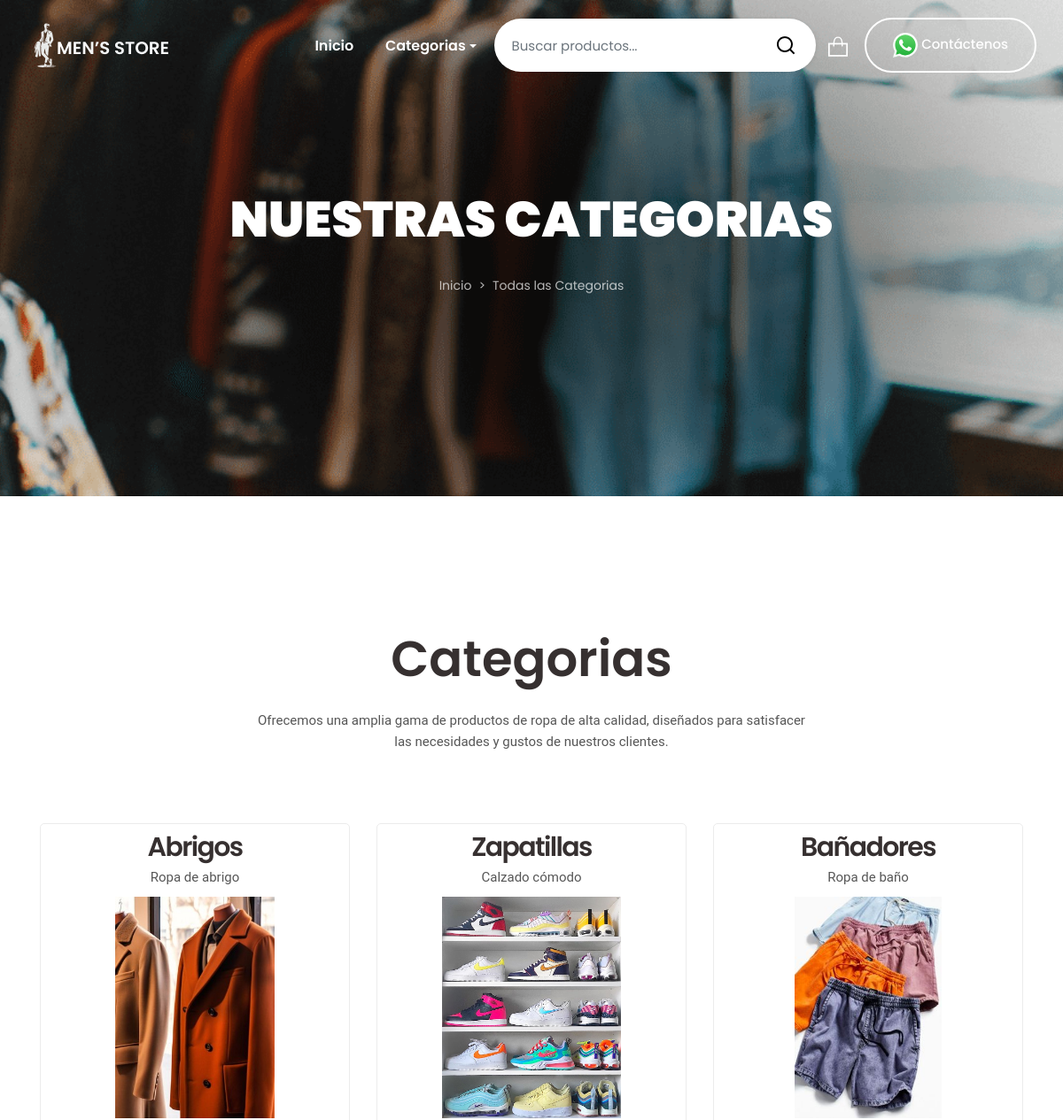
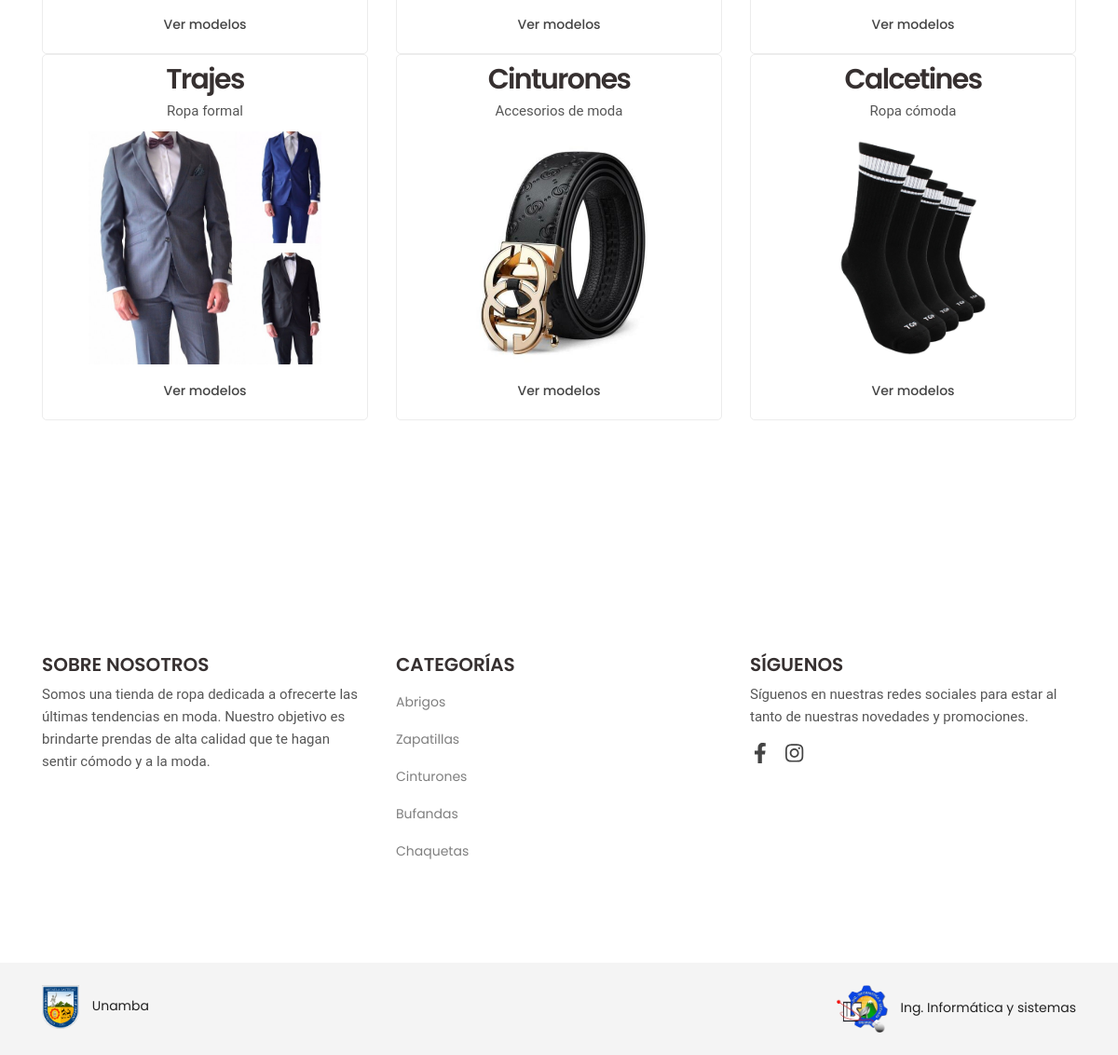
/cliente/categoria/todascategorias.php, run on the app's committed database (2 pictures, top to bottom).
### tables this page shows
CREATE TABLE `categoria` (
  `catId` int(11) NOT NULL,
  `catNombre` varchar(100) DEFAULT NULL,
  `catDescripcion` varchar(255) DEFAULT NULL,
  `catDetalle` varchar(100) DEFAULT NULL,
  `catImg` varchar(255) DEFAULT NULL,
  `catFechaRegis` datetime DEFAULT current_timestamp() ON UPDATE current_timestamp()
);

### cliente/categoria/todascategorias.php (the view, shortened to what this page needs)
 <?php include "../header.php"; ?>
 <section class="align-items-center-categories">
     <div class="container">
         <div class="row">
             <div class="col-12">
                 <div class="text-categories text-center">
                     <h1 class="text-white text-uppercase mb-3"><strong> NUESTRAS CATEGORIAS </strong></h1>
                     <ol class="breadcrumb d-flex justify-content-center">
                         <li class="breadcrumb-item"><a class="white-70" href="index.html">Inicio</a></li>
                         <li class="breadcrumb-item white-70">Todas las Categorias</li>
                     </ol>
                 </div>
             </div>
         </div>
         <div class="fond-section-categories">
             <img src="../recursos/img/welcome/all-categories.png" alt="section-all-categorias">
         </div>
     </div>
 </section>
 <section id="service" class="section service-area ptb_150">
     <div class="shape shape-top">
     </div>
     <div class="container">
         <div class="row justify-content-center">
             <div class="col-12 col-md-10 col-lg-7">
                 <div class="section-heading text-center">
                     <h1>Categorias</h1>
                     <p class="d-none d-sm-block mt-4">Ofrecemos una amplia gama de productos de ropa de alta calidad, diseñados para satisfacer las necesidades y gustos de nuestros clientes.</p>
                 </div>
             </div>
         </div>
         <div class="row">
             <?php
                $qs = "SELECT * FROM categoria ORDER BY catId DESC LIMIT 6";
                $r1 = mysqli_query($con, $qs);
                while ($rod = mysqli_fetch_array($r1)) {
                    $id = "$rod[catId]";
                    $serviceg = "$rod[catNombre]";
                    $service_desc = "$rod[catDescripcion]";
                    $img = "$rod[catImg]";
                    print "
<div class='col-12 col-md-6 col-lg-4 res-margin mb-20px'>
<a class='mt-3' href='../producto/producto.php?category=$id'>
<div class='single-service color-1 bg-hover bg-white hover-bottom text-center' style='padding:5px 15px 15px'>
    <h3 class='my-2 mt-2'>$serviceg</h3>
    <p>$service_desc</p>
    <img src='../../paneladministrador/recursos/uploads/categoria/$img' alt='img' class='category-img'>
    <a class='service-btn mt-3 mb-1' href='producto.php?category=$id'>Ver modelos</a>
</div>
</a>
</div>
";
                }
                ?>
         </div>
     </div>
     <div class="shape shape-bottom">
     </div>
 </section>
 <?php include "../footer.php"; ?>

### cliente/footer.php (shortened to what this page needs)
<?php include "coneccionbd.php"; ?>
<footer class="section footer-area">
        <div class="footer-top ptb_100">
                <div class="container">
                        <div class="row">
                                <div class="col-12 col-sm-6 col-lg-4">
                                        <div class="footer-items">
                                                <h3 class="footer-title text-uppercase mb-2">Sobre Nosotros</h3>
                                                <p class="mb-2">Somos una tienda de ropa dedicada a ofrecerte las últimas tendencias en moda. Nuestro objetivo es brindarte prendas de alta calidad que te hagan sentir cómodo y a la moda.</p>
                                        </div>
                                </div>
                                <div class="col-12 col-sm-6 col-lg-4">
                                        <div class="footer-items">
                                                <h3 class="footer-title text-uppercase mb-2">Categorías</h3>
                                                <ul>
                                                        <?php
                                                        $q = "SELECT c.catId, c.catNombre FROM categoria c JOIN producto p ON c.catId = p.catId inner join stock s on p.proId=s.proId WHERE s.stoCantidad > 0 GROUP BY c.catId ORDER BY c.catId DESC LIMIT 5";
                                                        $r123 = mysqli_query($con, $q);
                                                        while ($ro = mysqli_fetch_array($r123)) {
                                                                        $catId = "$ro[catId]";
                                                                        $catNombre = "$ro[catNombre]";
                                                                        print "
                                                                        <li class='py-2'><a class='text-black-50' href='/cliente/producto/producto.php?id=$catId'>$catNombre</a></li>
                                                                        ";
                                                        }
                                                        ?>
                                                </ul>
                                        </div>
                                </div>
                                <div class="col-12 col-sm-6 col-lg-4">
                                        <div class="footer-items">
                                                <h3 class="footer-title text-uppercase mb-2">Síguenos</h3>
                                                <p class="mb-2"> Síguenos en nuestras redes sociales para estar al tanto de nuestras novedades y promociones.</p>
                                                <ul class="social-icons list-inline pt-2">
                                                        <li class="list-inline-item px-1"><a href="#"><i class="fab fa-facebook-f"></i></a></li>
                                                        <li class="list-inline-item px-1"><a href="#"><i class="fab fa-instagram"></i></a></li>
                                                </ul>
                                        </div>
                                </div>
                        </div>
                </div>
        </div>
        <div class="footer-bottom bg-grey">
                <div class="container">
                        <div class="row">
                                <div class="col-12">
                                        <div class="copyright-area d-flex flex-wrap justify-content-center justify-content-sm-between text-center py-4">
                                                <div class="unamba"> <img src="/cliente/recursos/img/footer/unamba-color.png" alt="Unamba"> Unamba</div>
                                                <div class="sistemas"> <img src="/cliente/recursos/img/footer/log-sistemas-color.png" alt="sistemas"> Ing. Informática y sistemas</div>
                                        </div>
                                </div>
                        </div>
                </div>
        </div>
</footer>
<link rel="stylesheet" href="https://unpkg.com/swiper/swiper-bundle.min.css" />
</body>
</html>

### cliente/recursos/css/style.css (style rules this page uses)
* { margin: 0; padding: 0; }
body { font-family: 'Poppins', sans-serif; font-size: 14px; line-height: 24px; font-weight: 400; color: #222; }
section, .section { position: relative; }
.container { width: 100%; margin: 0 auto; }
h1,h2,h3,h4,h5,h6 { font-weight: 600; color: #363030; margin-bottom: 0; }
h1 { font-size: 4em; font-weight: 600; line-height: 1.2; }
h3 { font-size: 20px; line-height: 1.2; }
p { font-family: 'Roboto', sans-serif; font-size: 15px; font-weight: 400; line-height: 24px; color: #565656; margin-bottom: 0; }
a { color: #444; -webkit-transition: all 0.3s ease 0s; transition: all 0.3s ease 0s; }
a, a:hover, a:focus { text-decoration: none; outline: none; -webkit-box-shadow: none; box-shadow: none; }
ol, ul { margin: 0; padding: 0; }
ol li, ul li { list-style: none; }
img { height: auto; max-width: 100%; }
.white-70 { color: #ffffff; opacity: 0.7; }
.section-heading { margin-bottom: 80px; }
.ptb_100 { padding: 100px 0; }
.ptb_150 { padding: 150px 0; }
.service-btn { position: relative; display: inline-block; font-weight: 500; }
.align-items-center-categories { position: relative; min-height: 70vh; display: flex; align-items: center; justify-content: center; color: white; text-align: center; overflow: hidden; }
.text-categories { position: relative; z-index: 2; }
.fond-section-categories { position: absolute; top: 0; left: 0; width: 100%; height: 100%; z-index: 1; overflow: hidden; }
.fond-section-categories img { width: 100%; height: 100%; object-fit: cover; }
.service-btn::after { position: absolute; content: ''; height: 2px; width: 100%; background-color: #0449c4; border-radius: 4px; bottom: 0; left: 0; -webkit-transform: scaleX(0); transform: scaleX(0); -webkit-transform-origin: right; transform-origin: right; -webkit-transition: -webkit-transform 0.3s ease-in 0s; transition: -webkit-transform 0.3s ease-in 0s; transition: transform 0.3s ease-in 0s; transition: transform 0.3s ease-in 0s, -webkit-transform 0.3s ease-in 0s; }
.shape { position: absolute; width: 100%; left: 0; top: 0; line-height: 0; direction: ltr; overflow: hidden; z-index: -1; }
.shape-bottom { bottom: 0; }
.color-1 { color: #be63f9; }
.bg-grey { background-color: #f4f4f4; }
.social-icons svg { display: block; height: 100%; line-height: 45px; margin: 0 auto; -webkit-transition: all 0.3s ease 0s; transition: all 0.3s ease 0s; }
.bg-hover { position: relative; }
.bg-hover::after { position: absolute; content: ''; height: 10px; width: 100%; left: 0; -webkit-transition: background-color 0.3s ease 0s; transition: background-color 0.3s ease 0s; }
.bg-hover.hover-bottom::after { bottom: 0; }
.service-area { z-index: 1; }
.single-service { position: relative; border: 1px solid #ececec; border-radius: 5px; -webkit-transition: all 0.3s ease 0s; transition: all 0.3s ease 0s; overflow: hidden; width: 100%; background: white; }
.unamba img { width: clamp(30px, 5vw, 40px); height: auto; margin-right: 10px; }
.sistemas img { width: clamp(45px, 7vw, 55px); height: auto; margin-right: 10px; }
.category-img { width: 100%; height: 250px; object-fit: contain; margin-top: 10px; border-radius: 10px; }
.single-service h3 { font-size: 30px; font-weight: 600; line-height: 0.9em; letter-spacing: -1.6px; top: 40px; }
.breadcrumb { background-color: transparent; margin: 0; }
.breadcrumb-item + .breadcrumb-item::before { content: ">"; color: #fff; }
.footer-area .social-icons a { font-size: 22px; }

### data on the page
categoria: catNombre "Abrigos", catDescripcion "Ropa de abrigo", catImg (picture)
categoria: catNombre "Zapatillas", catDescripcion "Calzado cómodo", catImg (picture)
categoria: catNombre "Bañadores", catDescripcion "Ropa de baño", catImg (picture)
categoria: catNombre "Trajes", catDescripcion "Ropa formal", catImg (picture)
categoria: catNombre "Cinturones", catDescripcion "Accesorios de moda", catImg (picture)
categoria: catNombre "Calcetines", catDescripcion "Ropa cómoda", catImg (picture)
categoria: catNombre "Bufandas"
categoria: catNombre "Chaquetas"
